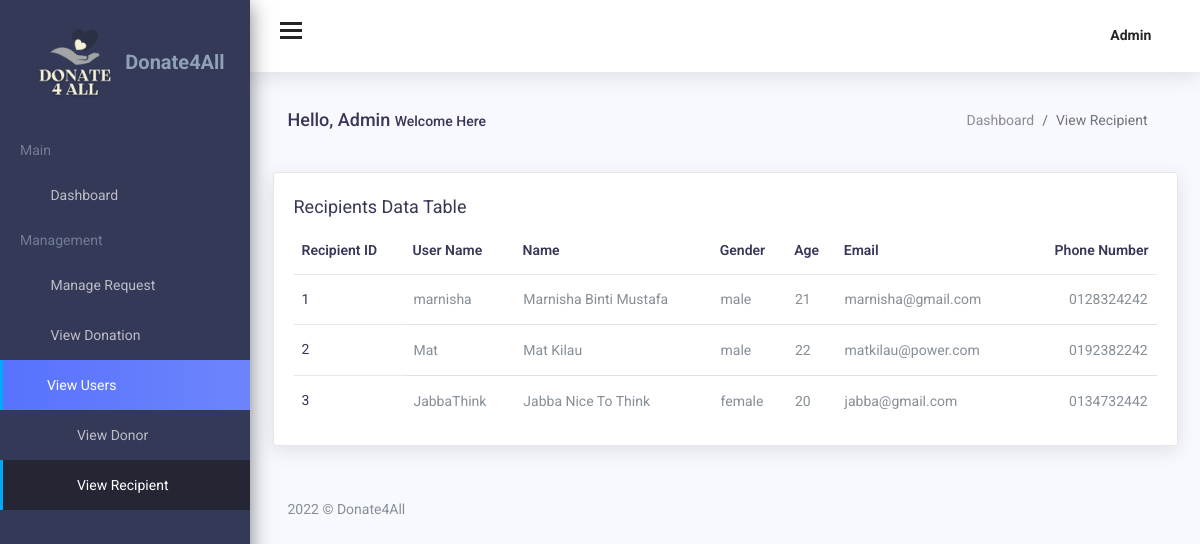
The page /Admin/viewrecipient.php (signed in) on the database its author committed.
### tables this page shows
CREATE TABLE `recipient` (
  `recipientID` int(11) NOT NULL,
  `Username` varchar(120) NOT NULL,
  `Password` varchar(120) NOT NULL,
  `Name` varchar(100) NOT NULL,
  `Gender` varchar(10) NOT NULL,
  `Age` int(3) NOT NULL,
  `Email` varchar(120) NOT NULL,
  `PhoneNumber` varchar(120) NOT NULL
);

### Admin/include/retrieverecipient.php (called while the page is built)
<?php
include 'include/config.php';
$query="select recipientID,UserName,Name,Gender,Age,Email,PhoneNumber from recipient";
$result=mysqli_query($con,$query);
?>

### Admin/viewrecipient.php (the view, shortened to what this page needs)
<?php
include('include/config.php');
?>
<!DOCTYPE html>
<html lang="en">
<head>
    <link href="assets/css/lib/font-awesome.min.css" rel="stylesheet">
    <link href="assets/css/lib/themify-icons.css" rel="stylesheet">
    <link href="assets/css/lib/menubar/sidebar.css" rel="stylesheet">
    <link href="assets/css/lib/bootstrap.min.css" rel="stylesheet">
    <link href="assets/css/lib/helper.css" rel="stylesheet">
    <link href="assets/css/style.css" rel="stylesheet">
</head>
<body>
    <?php include('include/sidebar.php'); ?>
    <?php include('include/header.php'); ?>
    <div class="content-wrap">
        <div class="main">
            <div class="container-fluid">
                <div class="row">
                    <div class="col-lg-8 p-r-0 title-margin-right">
                        <div class="page-header">
                            <div class="page-title">
                                <h1>Hello, Admin <span>Welcome Here</span></h1>
                            </div>
                        </div>
                    </div>
                    <div class="col-lg-4 p-l-0 title-margin-left">
                        <div class="page-header">
                            <div class="page-title">
                                <ol class="breadcrumb">
                                    <li class="breadcrumb-item"><a href="admindashboard.php">Dashboard</a></li>
                                    <li class="breadcrumb-item active">View Recipient</li>
                                </ol>
                            </div>
                        </div>
                    </div>
                </div>
                <section id="main-content">
                    <div class="row">
                        <div class="col-lg-12">
                            <div class="card">
                                <div class="card-title">
                                    <h4>Recipients Data Table </h4>
                                </div>
                                <div class="bootstrap-data-table-panel">
                                    <div class="table-responsive">
                                        <table id="row-select" class="display table table-borderd table-hover">
                                            <thead>
                                                <tr>
                                                    <th>Recipient ID</th>
                                                    <th>User Name</th>
                                                    <th>Name</th>
                                                    <th>Gender</th>
                                                    <th>Age</th>
                                                    <th>Email</th>
                                                    <th>Phone Number</th>
                                                </tr>
                                            </thead>
                                            <tbody>
                                                <?php include 'include/retrieverecipient.php'; ?>
                                                <?php if ($result->num_rows > 0) : ?>
                                                    <?php while ($array = mysqli_fetch_row($result)) : ?>
                                                        <tr>
                                                            <th scope="row"><?php echo $array[0]; ?></th>
                                                            <td><?php echo $array[1]; ?></td>
                                                            <td><?php echo $array[2]; ?></td>
                                                            <td><?php echo $array[3]; ?></td>
                                                            <td><?php echo $array[4]; ?></td>
                                                            <td><?php echo $array[5]; ?></td>
                                                            <td><?php echo $array[6]; ?></td>
                                                        </tr>
                                                    <?php endwhile; ?>
                                                <?php else : ?>
                                                    <tr>
                                                        <td colspan="3" rowspan="1" headers="">No Data Found</td>
                                                    </tr>
                                                <?php endif; ?>
                                            </tbody>
                                        </table>
                                    </div>
                                </div>
                            </div>
                        </div>
                    </div>
                    <div class="row">
                        <div class="col-lg-12">
                            <?php include('include/footer.php'); ?>
                        </div>
                    </div>
                </section>
            </div>
        </div>
    </div>
</body>
</html>

### rows shown on the page
recipient: recipientID "1", Username "marnisha", Name "Marnisha Binti Mustafa", Gender "male", Age "21", Email "marnisha@gmail.com", PhoneNumber "0128324242"
recipient: recipientID "2", Username "Mat", Name "Mat Kilau", Gender "male", Age "22", Email "matkilau@power.com", PhoneNumber "0192382242"
recipient: recipientID "3", Username "JabbaThink", Name "Jabba Nice To Think", Gender "female", Age "20", Email "jabba@gmail.com", PhoneNumber "0134732442"
